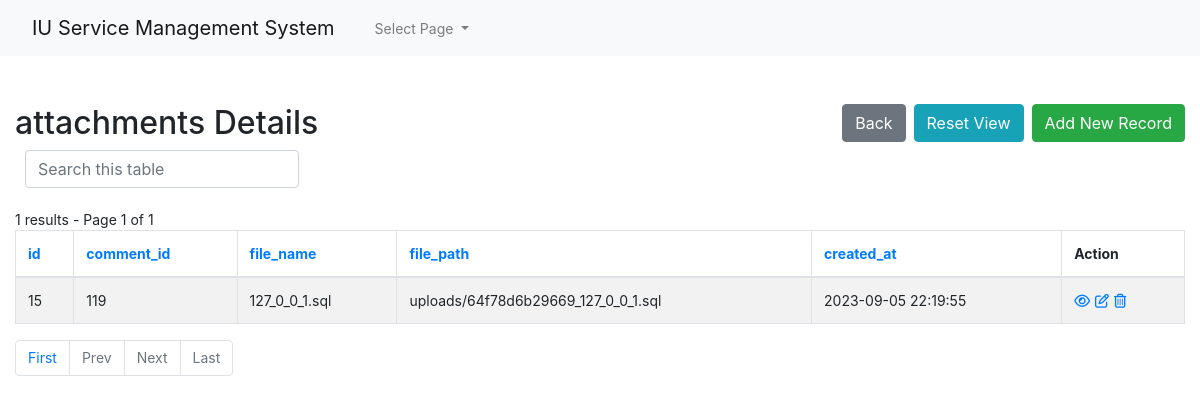
Page /admin1/core/app/attachments-index.php (signed in) on the committed database.
### tables this page shows
CREATE TABLE `attachments` (
  `id` int(10) UNSIGNED NOT NULL,
  `comment_id` int(10) UNSIGNED NOT NULL,
  `file_name` varchar(255) NOT NULL,
  `file_path` varchar(255) NOT NULL,
  `created_at` datetime NOT NULL
);

### admin1/core/app/config.php (called while the page is built, shortened)
<?php
$no_of_records_per_page = 10;
?>

### admin1/core/app/attachments-index.php (the view, shortened to what this page needs)
<!DOCTYPE html>
<html lang="en">
<head>
    <link rel="stylesheet" href="https://stackpath.bootstrapcdn.com/bootstrap/4.5.0/css/bootstrap.min.css">
</head>
<?php require_once('navbar.php'); ?>
<body>
    <section class="pt-5">
        <div class="container-fluid">
            <div class="row">
                <div class="col-md-12">
                    <div class="page-header clearfix">
                        <h2 class="float-left">attachments Details</h2>
                        <a href="attachments-create.php" class="btn btn-success float-right">Add New Record</a>
                        <a href="attachments-index.php" class="btn btn-info float-right mr-2">Reset View</a>
                        <a href="index.php" class="btn btn-secondary float-right mr-2">Back</a>
                    </div>
                    <div class="form-row">
                        <form action="attachments-index.php" method="get">
                        <div class="col">
                          <input type="text" class="form-control" placeholder="Search this table" name="search">
                        </div>
                    </div>
                    <br>
                    <?php
                    require_once "config.php";
                    $domain   = $_SERVER['HTTP_HOST'];
                    $script   = $_SERVER['SCRIPT_NAME'];
                    $parameters   = $_GET ? $_SERVER['QUERY_STRING'] : "" ;
                    $protocol=($_SERVER['HTTPS'] == "on" ? "https" : "http");
                    $currenturl = $protocol . '://' . $domain. $script . '?' . $parameters;
                    if (isset($_GET['pageno'])) {
                        $pageno = $_GET['pageno'];
                    } else {
                        $pageno = 1;
                    }
                    $offset = ($pageno-1) * $no_of_records_per_page;
                    $total_pages_sql = "SELECT COUNT(*) FROM attachments";
                    $result = mysqli_query($link,$total_pages_sql);
                    $total_rows = mysqli_fetch_array($result)[0];
                    $total_pages = ceil($total_rows / $no_of_records_per_page);
                    $order = 'id';
                    $sortBy = array('asc', 'desc'); $sort = 'desc';
                    $sql = "SELECT * FROM attachments ORDER BY $order $sort LIMIT $offset, $no_of_records_per_page";
                    $count_pages = "SELECT * FROM attachments";
                    if(!empty($_GET['search'])) {
                        $search = ($_GET['search']);
                        $sql = "SELECT * FROM attachments
                            WHERE CONCAT_WS (id,comment_id,file_name,file_path,created_at)
                            LIKE '%$search%'
                            ORDER BY $order $sort
                            LIMIT $offset, $no_of_records_per_page";
                        $count_pages = "SELECT * FROM attachments
                            WHERE CONCAT_WS (id,comment_id,file_name,file_path,created_at)
                            LIKE '%$search%'
                            ORDER BY $order $sort";
                    }
                    else {
                        $search = "";
                    }
                    if($result = mysqli_query($link, $sql)){
                        if(mysqli_num_rows($result) > 0){
                            if ($result_count = mysqli_query($link, $count_pages)) {
                               $total_pages = ceil(mysqli_num_rows($result_count) / $no_of_records_per_page);
                           }
                            $number_of_results = mysqli_num_rows($result_count);
                            echo " " . $number_of_results . " results - Page " . $pageno . " of " . $total_pages;
                            echo "<table class='table table-bordered table-striped'>";
                                echo "<thead>";
                                    echo "<tr>";
                                        echo "<th><a href=?search=$search&sort=&order=id&sort=$sort>id</th>";
										echo "<th><a href=?search=$search&sort=&order=comment_id&sort=$sort>comment_id</th>";
										echo "<th><a href=?search=$search&sort=&order=file_name&sort=$sort>file_name</th>";
										echo "<th><a href=?search=$search&sort=&order=file_path&sort=$sort>file_path</th>";
										echo "<th><a href=?search=$search&sort=&order=created_at&sort=$sort>created_at</th>";
                                        echo "<th>Action</th>";
                                    echo "</tr>";
                                echo "</thead>";
                                echo "<tbody>";
                                while($row = mysqli_fetch_array($result)){
                                    echo "<tr>";
                                    echo "<td>" . htmlspecialchars($row['id']) . "</td>";echo "<td>" . htmlspecialchars($row['comment_id']) . "</td>";echo "<td>" . htmlspecialchars($row['file_name']) . "</td>";echo "<td>" . htmlspecialchars($row['file_path']) . "</td>";echo "<td>" . htmlspecialchars($row['created_at']) . "</td>";
                                        echo "<td>";
                                            echo "<a href='attachments-read.php?id=". $row['id'] ."' title='View Record' data-toggle='tooltip'><i class='far fa-eye'></i></a>";
                                            echo "<a href='attachments-update.php?id=". $row['id'] ."' title='Update Record' data-toggle='tooltip'><i class='far fa-edit'></i></a>";
                                            echo "<a href='attachments-delete.php?id=". $row['id'] ."' title='Delete Record' data-toggle='tooltip'><i class='far fa-trash-alt'></i></a>";
                                        echo "</td>";
                                    echo "</tr>";
                                }
                                echo "</tbody>";
                            echo "</table>";
?>
                                <ul class="pagination" align-right>
                                <?php
                                    $new_url = preg_replace('/&?pageno=[^&]*/', '', $currenturl);
                                 ?>
                                    <li class="page-item"><a class="page-link" href="<?php echo $new_url .'&pageno=1' ?>">First</a></li>
                                    <li class="page-item <?php if($pageno <= 1){ echo 'disabled'; } ?>">
                                        <a class="page-link" href="<?php if($pageno <= 1){ echo '#'; } else { echo $new_url ."&pageno=".($pageno - 1); } ?>">Prev</a>
                                    </li>
                                    <li class="page-item <?php if($pageno >= $total_pages){ echo 'disabled'; } ?>">
                                        <a class="page-link" href="<?php if($pageno >= $total_pages){ echo '#'; } else { echo $new_url . "&pageno=".($pageno + 1); } ?>">Next</a>
                                    </li>
                                    <li class="page-item <?php if($pageno >= $total_pages){ echo 'disabled'; } ?>">
                                        <a class="page-item"><a class="page-link" href="<?php echo $new_url .'&pageno=' . $total_pages; ?>">Last</a>
                                    </li>
                                </ul>
<?php
                        } else{
                            echo "<p class='lead'><em>No records were found.</em></p>";
                        }
                    } else{
                        echo "ERROR: Could not able to execute $sql. " . mysqli_error($link);
                    }
                    ?>
                </div>
            </div>
        </div>
    </section>
</body>
</html>

### admin1/core/app/attachments-index.php (style rules this page uses)
.page-header h2 { margin-top: 0; }
table tr td:last-child a { margin-right: 5px; }
body { font-size: 14px; }

### rows in the picture
attachments: id "15", comment "119", file_name "127_0_0_1.sql", file_path "uploads/64f78d6b29669_127_0_0_1.sql", created_at "2023-09-05 22:19:55"

### other values in the picture
$number_of_results "1"
$pageno "1"
$total_pages "1"
